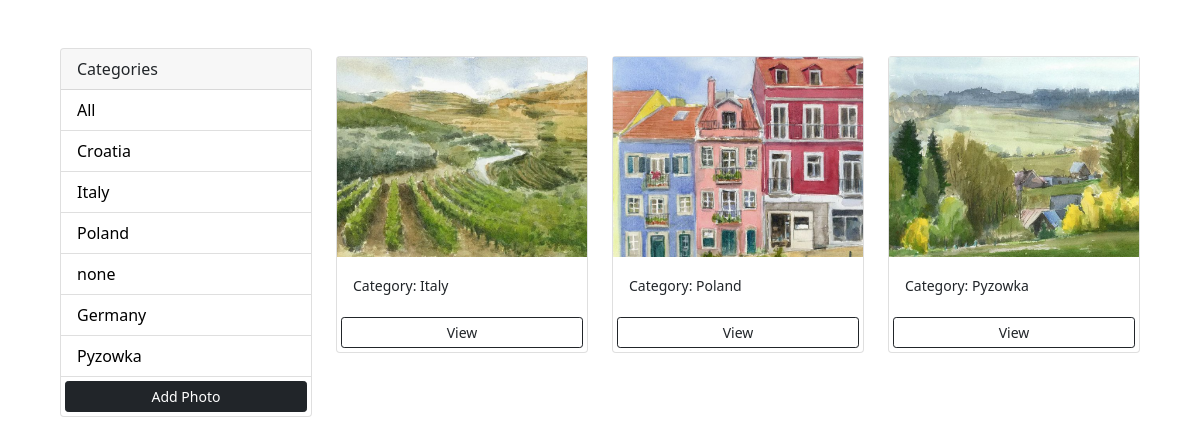
The page / on the database its author committed.
### base/models.py (models this page shows, shortened)
class Category(models.Model):
    name = models.CharField(max_length=100, null=False, blank=False)

class Photo(models.Model):
    category = models.ForeignKey(Category, on_delete=models.SET_NULL, null=True, blank=True)
    image = models.ImageField(null=False, blank=False)
    description = models.TextField(max_length=500, null=False, blank=False)

### base/views.py (the view)
# urls.py: path('', views.gallery, name='gallery'),
def gallery(request):
    category = request.GET.get('category')
    if category == None:
        photos = Photo.objects.all()
    else:
        photos = Photo.objects.filter(category__name=category)
    categories = Category.objects.all()
    context = {
        'categories': categories,
        'photos': photos,
    }
    return render(request, 'base/gallery.html', context)

### base/templates/base/gallery.html (shortened to what this page needs)
<!DOCTYPE html>
<html lang="en">
<head>
    <link href="https://cdn.jsdelivr.net/npm/bootstrap@5.0.2/dist/css/bootstrap.min.css" rel="stylesheet">
</head>
<body class="m-5">
    <div class="container">
        <div class="row">
            <div class="col-md-3">
                <div class="card">
                    <div class="card-header">
                        Categories
                      </div>
                    <ul class="list-group list-group-flush">
                      <li class="list-group-item">
                        <a href="{% url 'gallery' %}">All</a>
                      </li>
                        {% for category in categories %}
                        <li class="list-group-item">
                          <a href="{% url 'gallery' %}?category={{category.name}}">{{category.name}}</a>
                        </li>
                      {% endfor %}
                      <a href="{% url 'add' %}" class="btn btn-dark btn-block btn-sm m-1">Add Photo</a>
                    </ul>
                  </div>
            </div>
            <div class="col-md-9">
                <div class="row">
                  {% for photo in photos %}
                    <div class="col-md-4">
                      <div class="card my-2">
                        <img src="{{photo.image.url}}" class="image-thumbail" alt="...">
                        <div class="card-body">
                          <small>Category: {{photo.category.name}}</small>
                        </div>
                        <a href="{% url 'photo' photo.id %}" class="btn btn-outline-dark btn-sm m-1">View</a>
                      </div>
                    </div>
                    {% empty %}
                    <h3>No photos...</h3>
                    {% endfor %}
                    </div>
                </div>
            </div>
        </div>
</body>
</html>

### base/templates/base/gallery.html (style rules this page uses)
.image-thumbail { height: 200px; object-fit: cover; }
.list-group-item a { list-style: none; color: black; text-decoration: none; }

### rows shown on the page
Category: name "Croatia"
Category: name "Italy"
Category: name "Poland"
Category: name "none"
Category: name "Germany"
Category: name "Pyzowka"
Photo: image (picture), category.name "Italy"
Photo: image (picture), category.name "Poland"
Photo: image (picture), category.name "Pyzowka"
